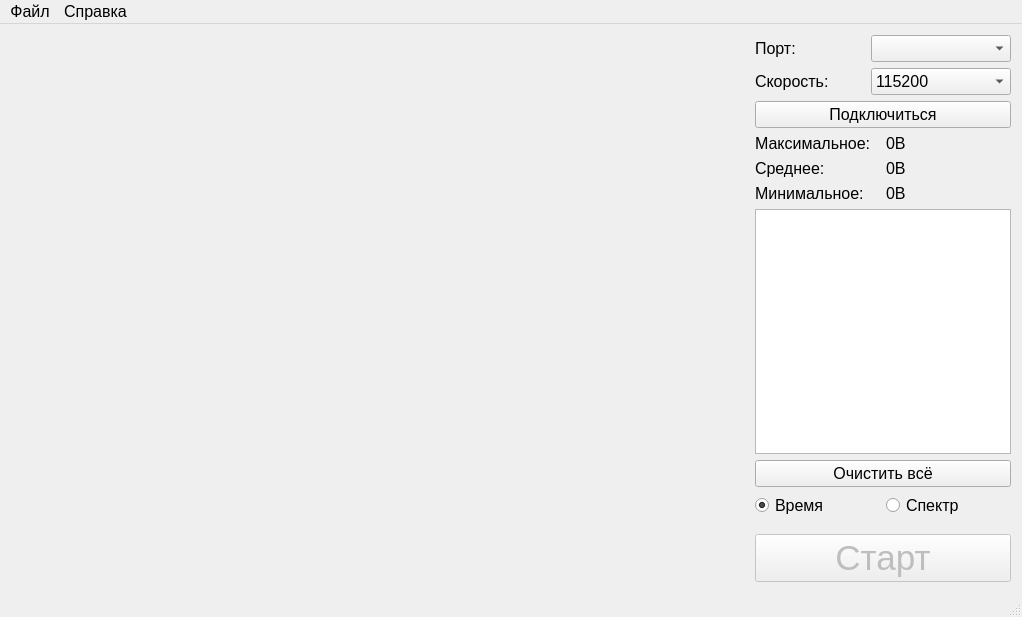
<?xml version="1.0" encoding="UTF-8"?>
<ui version="4.0">
 <class>MainWindow</class>
 <widget class="QMainWindow" name="MainWindow">
  <property name="geometry">
   <rect>
    <x>0</x>
    <y>0</y>
    <width>1022</width>
    <height>617</height>
   </rect>
  </property>
  <property name="font">
   <font>
    <pointsize>12</pointsize>
   </font>
  </property>
  <property name="windowTitle">
   <string>Лабораторные работы по курсу STM32 - Осциллограф</string>
  </property>
  <widget class="QWidget" name="centralWidget">
   <layout class="QVBoxLayout" name="verticalLayout_3">
    <item>
     <layout class="QHBoxLayout" name="horizontalLayout">
      <item>
       <widget class="QCustomPlot" name="scope" native="true">
        <property name="sizePolicy">
         <sizepolicy hsizetype="Expanding" vsizetype="Preferred">
          <horstretch>0</horstretch>
          <verstretch>0</verstretch>
         </sizepolicy>
        </property>
        <zorder></zorder>
       </widget>
      </item>
      <item>
       <spacer name="horizontalSpacer">
        <property name="orientation">
         <enum>Qt::Horizontal</enum>
        </property>
        <property name="sizeType">
         <enum>QSizePolicy::Fixed</enum>
        </property>
        <property name="sizeHint" stdset="0">
         <size>
          <width>10</width>
          <height>20</height>
         </size>
        </property>
       </spacer>
      </item>
      <item>
       <layout class="QVBoxLayout" name="verticalLayout_2">
        <item>
         <layout class="QGridLayout" name="gridLayout_2">
          <item row="0" column="1">
           <widget class="QComboBox" name="PortsBox">
            <property name="sizePolicy">
             <sizepolicy hsizetype="Preferred" vsizetype="Fixed">
              <horstretch>0</horstretch>
              <verstretch>0</verstretch>
             </sizepolicy>
            </property>
            <property name="minimumSize">
             <size>
              <width>140</width>
              <height>0</height>
             </size>
            </property>
           </widget>
          </item>
          <item row="0" column="0">
           <widget class="QLabel" name="label">
            <property name="text">
             <string>Порт:</string>
            </property>
           </widget>
          </item>
          <item row="1" column="0">
           <widget class="QLabel" name="label_2">
            <property name="text">
             <string>Скорость:</string>
            </property>
           </widget>
          </item>
          <item row="1" column="1">
           <widget class="QComboBox" name="BaudRateBox">
            <property name="sizePolicy">
             <sizepolicy hsizetype="Preferred" vsizetype="Fixed">
              <horstretch>0</horstretch>
              <verstretch>0</verstretch>
             </sizepolicy>
            </property>
            <property name="minimumSize">
             <size>
              <width>140</width>
              <height>0</height>
             </size>
            </property>
            <property name="currentIndex">
             <number>7</number>
            </property>
            <item>
             <property name="text">
              <string>1200</string>
             </property>
            </item>
            <item>
             <property name="text">
              <string>2400</string>
             </property>
            </item>
            <item>
             <property name="text">
              <string>4800</string>
             </property>
            </item>
            <item>
             <property name="text">
              <string>9600</string>
             </property>
            </item>
            <item>
             <property name="text">
              <string>19200</string>
             </property>
            </item>
            <item>
             <property name="text">
              <string>38400</string>
             </property>
            </item>
            <item>
             <property name="text">
              <string>57600</string>
             </property>
            </item>
            <item>
             <property name="text">
              <string>115200</string>
             </property>
            </item>
           </widget>
          </item>
         </layout>
        </item>
        <item>
         <widget class="QPushButton" name="ConnectBtn">
          <property name="sizePolicy">
           <sizepolicy hsizetype="Preferred" vsizetype="Fixed">
            <horstretch>0</horstretch>
            <verstretch>0</verstretch>
           </sizepolicy>
          </property>
          <property name="text">
           <string>Подключиться</string>
          </property>
         </widget>
        </item>
        <item>
         <layout class="QGridLayout" name="gridLayout">
          <item row="1" column="1">
           <widget class="QLabel" name="AvgLabel">
            <property name="text">
             <string>0В</string>
            </property>
           </widget>
          </item>
          <item row="0" column="1">
           <widget class="QLabel" name="MaxLabel">
            <property name="text">
             <string>0В</string>
            </property>
           </widget>
          </item>
          <item row="0" column="0">
           <widget class="QLabel" name="label_3">
            <property name="text">
             <string>Максимальное:</string>
            </property>
           </widget>
          </item>
          <item row="1" column="0">
           <widget class="QLabel" name="label_5">
            <property name="text">
             <string>Среднее:</string>
            </property>
           </widget>
          </item>
          <item row="2" column="0">
           <widget class="QLabel" name="label_4">
            <property name="text">
             <string>Минимальное:</string>
            </property>
           </widget>
          </item>
          <item row="2" column="1">
           <widget class="QLabel" name="MinLabel">
            <property name="text">
             <string>0В</string>
            </property>
           </widget>
          </item>
         </layout>
        </item>
        <item>
         <widget class="QTextEdit" name="TextArea">
          <property name="sizePolicy">
           <sizepolicy hsizetype="Preferred" vsizetype="Expanding">
            <horstretch>0</horstretch>
            <verstretch>0</verstretch>
           </sizepolicy>
          </property>
         </widget>
        </item>
        <item>
         <widget class="QPushButton" name="pushButton">
          <property name="text">
           <string>Очистить всё</string>
          </property>
         </widget>
        </item>
        <item>
         <layout class="QHBoxLayout" name="horizontalLayout_2">
          <item>
           <widget class="QRadioButton" name="TimeRadioBtn">
            <property name="text">
             <string>Время</string>
            </property>
            <property name="checked">
             <bool>true</bool>
            </property>
           </widget>
          </item>
          <item>
           <widget class="QRadioButton" name="SpectrumRadioBtn">
            <property name="text">
             <string>Спектр</string>
            </property>
            <property name="checked">
             <bool>false</bool>
            </property>
           </widget>
          </item>
         </layout>
        </item>
        <item>
         <spacer name="verticalSpacer">
          <property name="orientation">
           <enum>Qt::Vertical</enum>
          </property>
          <property name="sizeType">
           <enum>QSizePolicy::Fixed</enum>
          </property>
          <property name="sizeHint" stdset="0">
           <size>
            <width>20</width>
            <height>10</height>
           </size>
          </property>
         </spacer>
        </item>
        <item>
         <widget class="QPushButton" name="StartBtn">
          <property name="enabled">
           <bool>false</bool>
          </property>
          <property name="sizePolicy">
           <sizepolicy hsizetype="Preferred" vsizetype="Fixed">
            <horstretch>0</horstretch>
            <verstretch>0</verstretch>
           </sizepolicy>
          </property>
          <property name="font">
           <font>
            <pointsize>26</pointsize>
           </font>
          </property>
          <property name="text">
           <string>Старт</string>
          </property>
          <property name="default">
           <bool>false</bool>
          </property>
         </widget>
        </item>
       </layout>
      </item>
     </layout>
    </item>
   </layout>
  </widget>
  <widget class="QMenuBar" name="menuBar">
   <property name="geometry">
    <rect>
     <x>0</x>
     <y>0</y>
     <width>1022</width>
     <height>22</height>
    </rect>
   </property>
   <widget class="QMenu" name="menu">
    <property name="title">
     <string>Файл</string>
    </property>
    <addaction name="Menu_Close"/>
   </widget>
   <widget class="QMenu" name="menu_2">
    <property name="title">
     <string>Справка</string>
    </property>
    <addaction name="action"/>
   </widget>
   <addaction name="menu"/>
   <addaction name="menu_2"/>
  </widget>
  <widget class="QStatusBar" name="statusBar"/>
  <action name="Menu_Close">
   <property name="text">
    <string>Выход</string>
   </property>
  </action>
  <action name="action">
   <property name="text">
    <string>О программе</string>
   </property>
  </action>
 </widget>
 <layoutdefault spacing="6" margin="11"/>
 <customwidgets>
  <customwidget>
   <class>QCustomPlot</class>
   <extends>QWidget</extends>
   <header>qcustomplot.h</header>
   <container>1</container>
  </customwidget>
 </customwidgets>
 <resources/>
 <connections/>
</ui>
